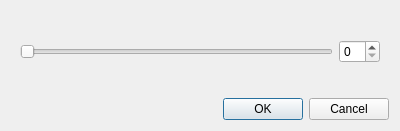
<?xml version="1.0" encoding="UTF-8"?>
<ui version="4.0">
 <class>threshold</class>
 <widget class="QDialog" name="threshold">
  <property name="geometry">
   <rect>
    <x>0</x>
    <y>0</y>
    <width>400</width>
    <height>131</height>
   </rect>
  </property>
  <property name="windowTitle">
   <string>Dialog</string>
  </property>
  <layout class="QVBoxLayout" name="verticalLayout">
   <item>
    <widget class="QWidget" name="widget" native="true">
     <layout class="QHBoxLayout" name="horizontalLayout">
      <item>
       <widget class="QSlider" name="horizontalSlider">
        <property name="orientation">
         <enum>Qt::Horizontal</enum>
        </property>
       </widget>
      </item>
      <item>
       <widget class="QSpinBox" name="spinBox"/>
      </item>
     </layout>
    </widget>
   </item>
   <item>
    <widget class="QDialogButtonBox" name="buttonBox">
     <property name="orientation">
      <enum>Qt::Horizontal</enum>
     </property>
     <property name="standardButtons">
      <set>QDialogButtonBox::Cancel|QDialogButtonBox::Ok</set>
     </property>
    </widget>
   </item>
  </layout>
 </widget>
 <resources/>
 <connections>
  <connection>
   <sender>buttonBox</sender>
   <signal>accepted()</signal>
   <receiver>threshold</receiver>
   <slot>accept()</slot>
   <hints>
    <hint type="sourcelabel">
     <x>248</x>
     <y>254</y>
    </hint>
    <hint type="destinationlabel">
     <x>157</x>
     <y>274</y>
    </hint>
   </hints>
  </connection>
  <connection>
   <sender>buttonBox</sender>
   <signal>rejected()</signal>
   <receiver>threshold</receiver>
   <slot>reject()</slot>
   <hints>
    <hint type="sourcelabel">
     <x>316</x>
     <y>260</y>
    </hint>
    <hint type="destinationlabel">
     <x>286</x>
     <y>274</y>
    </hint>
   </hints>
  </connection>
 </connections>
</ui>
